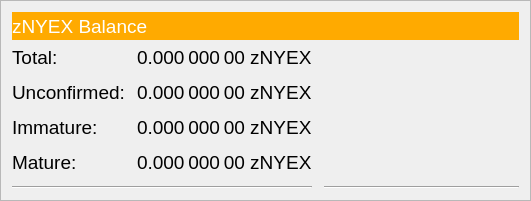
         <widget class="QFrame" name="frame_4">
          <property name="geometry">
           <rect>
            <x>0</x>
            <y>10</y>
            <width>531</width>
            <height>201</height>
           </rect>
          </property>
          <property name="font">
           <font>
            <family>MS Shell Dlg 2</family>
            <pointsize>14</pointsize>
           </font>
          </property>
          <property name="frameShape">
           <enum>QFrame::StyledPanel</enum>
          </property>
          <property name="frameShadow">
           <enum>QFrame::Raised</enum>
          </property>
          <layout class="QVBoxLayout" name="verticalLayout_7">
           <item>
            <layout class="QHBoxLayout" name="horizontalLayout_8" stretch="0">
             <item>
              <widget class="QLabel" name="label_5z_3">
               <property name="font">
                <font>
                 <pointsize>14</pointsize>
                </font>
               </property>
               <property name="styleSheet">
                <string notr="true">background-color: rgb(255, 170, 0);
color: rgb(255, 255, 255);</string>
               </property>
               <property name="text">
                <string>zNYEX Balance</string>
               </property>
              </widget>
             </item>
            </layout>
           </item>
           <item>
            <layout class="QGridLayout" name="gridLayout_5">
             <property name="spacing">
              <number>12</number>
             </property>
             <item row="4" column="0">
              <widget class="QLabel" name="labelzBalanceMatureText">
               <property name="toolTip">
                <string>Mature: more than 20 confirmation and more than 1 mints of the same denomination after it was minted.
These zNYEX are spendable.</string>
               </property>
               <property name="text">
                <string>Mature:</string>
               </property>
              </widget>
             </item>
             <item row="5" column="0" colspan="2">
              <widget class="Line" name="lineSpendableBalance_5">
               <property name="font">
                <font>
                 <family>MS Shell Dlg 2</family>
                 <pointsize>14</pointsize>
                </font>
               </property>
               <property name="orientation">
                <enum>Qt::Horizontal</enum>
               </property>
              </widget>
             </item>
             <item row="1" column="1">
              <widget class="QLabel" name="labelzBalance">
               <property name="cursor">
                <cursorShape>IBeamCursor</cursorShape>
               </property>
               <property name="toolTip">
                <string>All available zNYEX, unconfirmed and immature zNYEX included.</string>
               </property>
               <property name="text">
                <string notr="true">0.000 000 00 zNYEX</string>
               </property>
               <property name="alignment">
                <set>Qt::AlignLeading|Qt::AlignLeft|Qt::AlignVCenter</set>
               </property>
               <property name="textInteractionFlags">
                <set>Qt::LinksAccessibleByMouse|Qt::TextSelectableByKeyboard|Qt::TextSelectableByMouse</set>
               </property>
              </widget>
             </item>
             <item row="5" column="2">
              <widget class="Line" name="lineWatchBalance_5">
               <property name="sizePolicy">
                <sizepolicy hsizetype="Preferred" vsizetype="Fixed">
                 <horstretch>0</horstretch>
                 <verstretch>0</verstretch>
                </sizepolicy>
               </property>
               <property name="minimumSize">
                <size>
                 <width>140</width>
                 <height>0</height>
                </size>
               </property>
               <property name="font">
                <font>
                 <family>MS Shell Dlg 2</family>
                 <pointsize>14</pointsize>
                </font>
               </property>
               <property name="orientation">
                <enum>Qt::Horizontal</enum>
               </property>
              </widget>
             </item>
             <item row="1" column="0">
              <widget class="QLabel" name="labelzBalanceText">
               <property name="toolTip">
                <string>All available zNYEX, unconfirmed and immature zNYEX included.</string>
               </property>
               <property name="text">
                <string>Total:</string>
               </property>
              </widget>
             </item>
             <item row="1" column="2">
              <spacer name="horizontalSpacer_8">
               <property name="font">
                <font>
                 <family>MS Shell Dlg 2</family>
                 <pointsize>14</pointsize>
                </font>
               </property>
               <property name="orientation">
                <enum>Qt::Horizontal</enum>
               </property>
               <property name="sizeHint" stdset="0">
                <size>
                 <width>40</width>
                 <height>20</height>
                </size>
               </property>
              </spacer>
             </item>
             <item row="4" column="2">
              <spacer name="horizontalSpacer_4">
               <property name="font">
                <font>
                 <family>MS Shell Dlg 2</family>
                 <pointsize>14</pointsize>
                </font>
               </property>
               <property name="orientation">
                <enum>Qt::Horizontal</enum>
               </property>
               <property name="sizeHint" stdset="0">
                <size>
                 <width>40</width>
                 <height>20</height>
                </size>
               </property>
              </spacer>
             </item>
             <item row="4" column="1">
              <widget class="QLabel" name="labelzBalanceMature">
               <property name="toolTip">
                <string>Mature: more than 20 confirmation and more than 1 mints of the same denomination after it was minted.
These zNYEX are spendable.</string>
               </property>
               <property name="text">
                <string>0.000 000 00 zNYEX</string>
               </property>
               <property name="alignment">
                <set>Qt::AlignLeading|Qt::AlignLeft|Qt::AlignVCenter</set>
               </property>
              </widget>
             </item>
             <item row="2" column="0">
              <widget class="QLabel" name="labelzBalanceUnconfirmedText">
               <property name="toolTip">
                <string>Unconfirmed: less than 20 confirmations
Immature: confirmed, but less than 1 mints of the same denomination after it was minted</string>
               </property>
               <property name="text">
                <string>Unconfirmed:</string>
               </property>
              </widget>
             </item>
             <item row="2" column="1">
              <widget class="QLabel" name="labelzBalanceUnconfirmed">
               <property name="toolTip">
                <string>Unconfirmed: less than 20 confirmations
Immature: confirmed, but less than 1 mints of the same denomination after it was minted</string>
               </property>
               <property name="text">
                <string>0.000 000 00 zNYEX</string>
               </property>
               <property name="alignment">
                <set>Qt::AlignLeading|Qt::AlignLeft|Qt::AlignVCenter</set>
               </property>
              </widget>
             </item>
             <item row="2" column="2">
              <spacer name="horizontalSpacer_5">
               <property name="font">
                <font>
                 <family>MS Shell Dlg 2</family>
                 <pointsize>14</pointsize>
                </font>
               </property>
               <property name="orientation">
                <enum>Qt::Horizontal</enum>
               </property>
               <property name="sizeHint" stdset="0">
                <size>
                 <width>40</width>
                 <height>20</height>
                </size>
               </property>
              </spacer>
             </item>
             <item row="3" column="0">
              <widget class="QLabel" name="labelzBalanceImmatureText">
               <property name="toolTip">
                <string>Unconfirmed: less than 20 confirmations
Immature: confirmed, but less than 1 mints of the same denomination after it was minted</string>
               </property>
               <property name="text">
                <string>Immature:</string>
               </property>
              </widget>
             </item>
             <item row="3" column="1">
              <widget class="QLabel" name="labelzBalanceImmature">
               <property name="toolTip">
                <string>Unconfirmed: less than 20 confirmations
Immature: confirmed, but less than 1 mints of the same denomination after it was minted</string>
               </property>
               <property name="text">
                <string>0.000 000 00 zNYEX</string>
               </property>
               <property name="alignment">
                <set>Qt::AlignLeading|Qt::AlignLeft|Qt::AlignVCenter</set>
               </property>
              </widget>
             </item>
             <item row="3" column="2">
              <spacer name="horizontalSpacer_7">
               <property name="font">
                <font>
                 <family>MS Shell Dlg 2</family>
                 <pointsize>14</pointsize>
                </font>
               </property>
               <property name="orientation">
                <enum>Qt::Horizontal</enum>
               </property>
               <property name="sizeHint" stdset="0">
                <size>
                 <width>40</width>
                 <height>20</height>
                </size>
               </property>
              </spacer>
             </item>
            </layout>
           </item>
          </layout>
         </widget>
